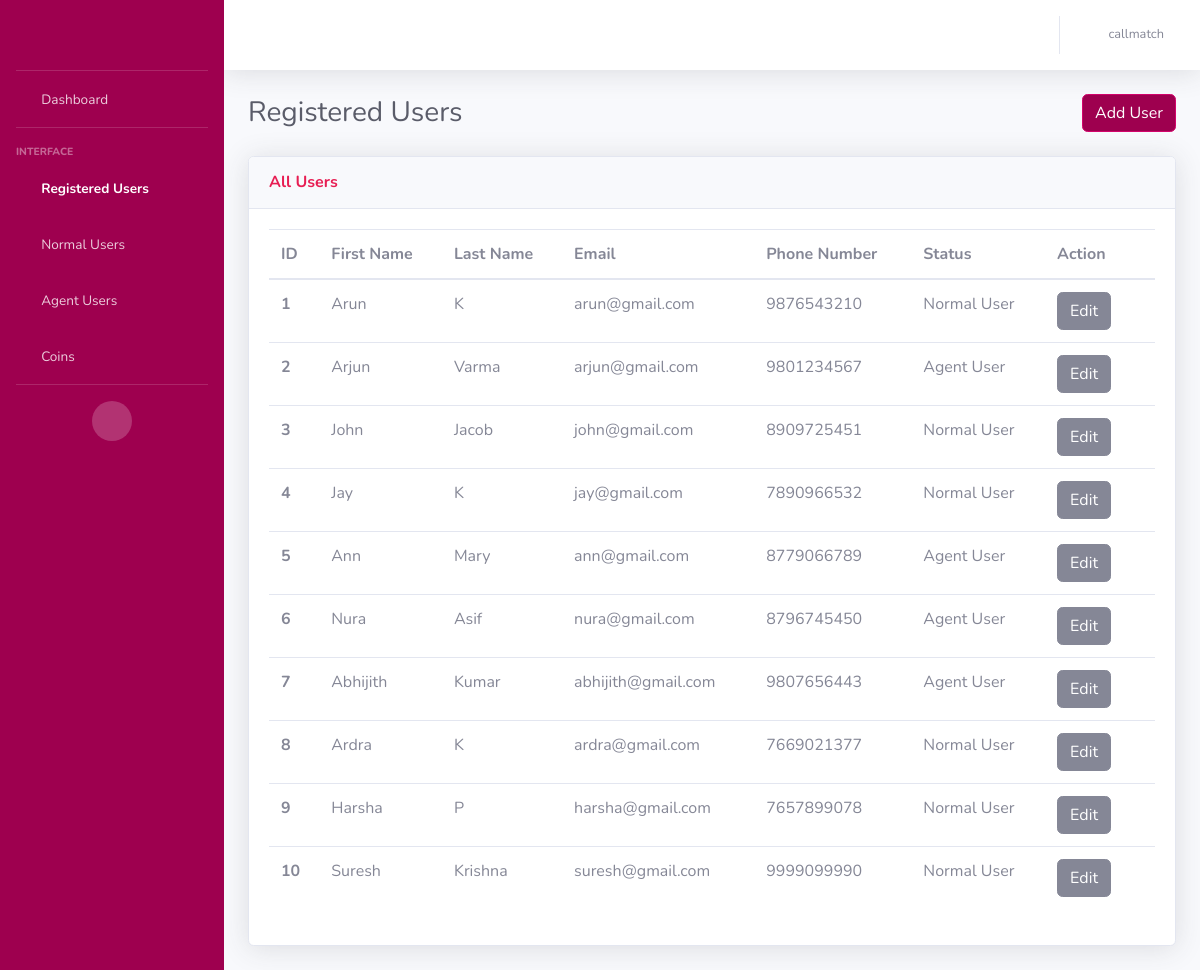
The page /users (signed in) on the database as committed earlier.
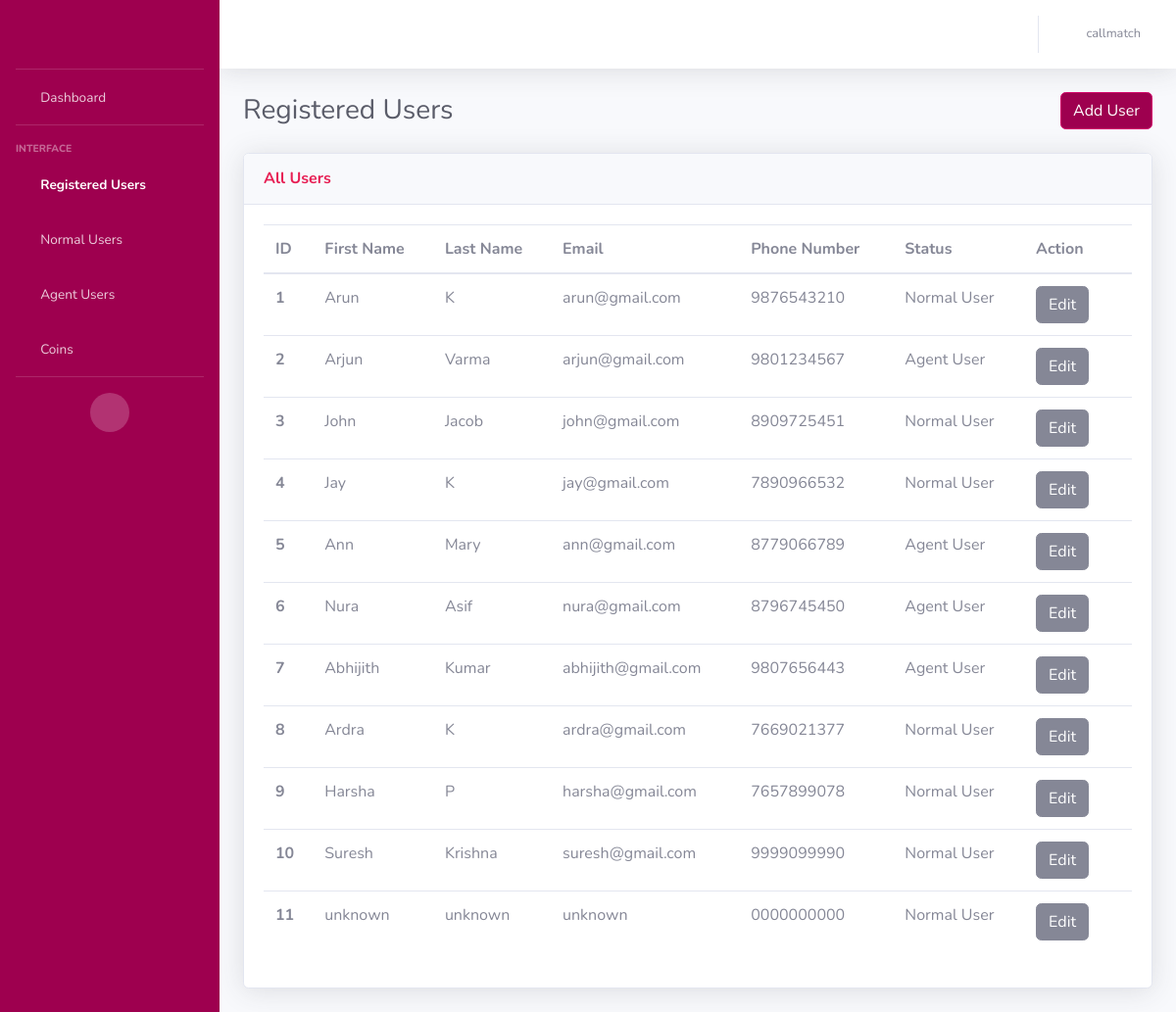
The same page on the database as committed later.
### AdminApp/models.py (models this page shows, shortened)
class CustomerModel(models.Model):
    NORMAL_USER = 'Normal User'
    AGENT_USER = 'Agent User'
    USER_STATUS_CHOICES = [
        (NORMAL_USER, 'Normal User'),
        (AGENT_USER, 'Agent User'),
    ]
    BOTH = 'Both'
    MALAYALAM = 'Malayalam'
    TAMIL = 'Tamil'
    LANGUAGE_CHOICES = [
        (BOTH, 'Both'),
        (MALAYALAM, 'Malayalam'),
        (TAMIL, 'Tamil'),
    ]
    customer_id = models.AutoField(primary_key=True)
    customer_first_name = models.CharField(max_length=100, default="unknown")
    customer_last_name = models.CharField(max_length=100, default="unknown")
    customer_email = models.EmailField(default="unknown")
    customer_contact = models.CharField(max_length=50)
    status = models.CharField(
        max_length=20,
        choices=USER_STATUS_CHOICES,
        default=NORMAL_USER,
    )
    is_online = models.BooleanField(default=False)
    languages = models.CharField(
        max_length=20,
        choices=LANGUAGE_CHOICES,
        default=BOTH,
    )
    is_existing = models.BooleanField(default=False)
    adhaar_no = models.CharField(max_length=50, default="unknown")
    rating = models.IntegerField()
    terms_conditions = models.BooleanField(default=False)
    customer_password = models.CharField(max_length=100)
    @property
    def rating(self):
        from .models import RatingModel
        rating = RatingModel.objects.filter(agent=self).aggregate(Avg('ratings')).get('ratings__avg')
        return rating if rating is not None else 0

### AdminApp/views.py (the view, shortened to what this page needs)
# urls.py: path('users', views.registered_users, name='users'),
def registered_users(request):
    username = request.session.get('user', None)
    if username is None:
        return redirect('/login')
    else:
        users = CustomerModel.objects.all()
    return render(request, 'registered_users.html', {'users': users, 'username': username})

### templates/registered_users.html (shortened to what this page needs)
<!DOCTYPE html>
<html lang="en">
<head>
    {% load static %}
    <link href="{% static 'vendor/fontawesome-free/css/all.min.css' %}" rel="stylesheet" type="text/css">
    <link href="{% static 'css/sb-admin-2.min.css' %}" rel="stylesheet">
</head>
<body id="page-top">
    <div id="wrapper">
        <ul class="navbar-nav bg-gradient-primary sidebar sidebar-dark accordion" id="accordionSidebar">
            <a class="sidebar-brand d-flex align-items-center justify-content-center" href="{% url 'home' %}">
                <div class="logo" style="background-image: url({% static 'img/call-match.png' %});"></div>
            </a>
            <hr class="sidebar-divider my-0">
            <li class="nav-item ">
                <a class="nav-link" href="{% url 'home' %}">
                    <i class="fas fa-fw fa-tachometer-alt"></i>
                    <span>Dashboard</span></a>
            </li>
            <hr class="sidebar-divider">
            <div class="sidebar-heading">
                Interface
            </div>
            <li class="nav-item active">
                <a class="nav-link" href="{% url 'users' %}">
                    <i class="fas fa-fw fa-table"></i>
                    <span>Registered Users</span></a>
            </li>
            <li class="nav-item">
                <a class="nav-link collapsed" href="#" data-toggle="collapse" data-target="#collapseUtilities"
                    aria-expanded="true" aria-controls="collapseUtilities">
                    <i class="fas fa-fw fa-users"></i>
                    <span>Normal Users</span>
                </a>
            </li>
            <li class="nav-item">
                <a class="nav-link collapsed" href="#" data-toggle="collapse" data-target="#collapseUtilities1"
                    aria-expanded="true" aria-controls="collapseUtilities1">
                    <i class="fas fa-fw fa-users"></i>
                    <span>Agent Users</span>
                </a>
            </li>
            <li class="nav-item">
                <a class="nav-link collapsed" href="#" data-toggle="collapse" data-target="#collapseUtilities2"
                    aria-expanded="true" aria-controls="collapseUtilities1">
                    <i class="fas fa-fw fa-coins"></i>
                    <span>Coins</span>
                </a>
            </li>
            <hr class="sidebar-divider">
            <div class="text-center d-none d-md-inline">
                <button class="rounded-circle border-0" id="sidebarToggle"></button>
            </div>
        </ul>
        <div id="content-wrapper" class="d-flex flex-column">
            <div id="content">
                <nav class="navbar navbar-expand navbar-light bg-white topbar mb-4 static-top shadow">
                    <ul class="navbar-nav ml-auto">
                        <li class="nav-item dropdown no-arrow">
                            <a class="nav-link dropdown-toggle" href="#" id="userDropdown" role="button"
                                data-toggle="dropdown" aria-haspopup="true" aria-expanded="false">
                                <i class="fas fa-fw fa-user"></i>
                                <span class="mr-2 d-none d-lg-inline text-gray-600 small">{{username}}</span>
                            </a>
                        </li>
                    </ul>
                </nav>
                <div class="container-fluid">
                    <div class="d-sm-flex align-items-center justify-content-between mb-4">
                        <h1 class="h3 mb-0 text-gray-800">Registered Users</h1>
                        <div>
                            <a href="{%url 'add_user' %}" class="btn btn-primary">Add User</a>
                        </div>
                    </div>
                    <div class="row">
                        <div class="col">
                            <div class="card shadow mb-4">
                                <div
                                    class="card-header py-3 d-flex flex-row align-items-center justify-content-between">
                                    <h6 class="m-0 font-weight-bold text-primary">All Users</h6>
                                </div>
                                <div class="card-body">
                                    <div class="table-responsive">
                                        <table class="table table-hover all-users">
                                          <thead>
                                            <tr>
                                              <th scope="col">ID</th>
                                              <th scope="col">First Name</th>
                                              <th scope="col">Last Name</th>
                                              <th scope="col">Email</th>
                                              <th scope="col">Phone Number</th>
                                              <th scope="col">Status</th>
                                              <th scope="col">Action</th>
                                            </tr>
                                          </thead>
                                          <tbody>
                                          {% for user in users %}
                                            <tr>
                                               <th scope="row">{{ forloop.counter }}</th>
                                              <td>{{user.customer_first_name}}</td>
                                              <td>{{user.customer_last_name}}</td>
                                              <td>{{user.customer_email}}</td>
                                              <td>{{user.customer_contact}}</td>
                                              <td>
                                                <span id="status_text_{{ user.customer_id }}">{{ user.status }}</span>
                                              </td>
                                              <td>
                                                <button id="edit_button_{{ user.customer_id }}" class="btn btn-secondary" onclick="editStatus('{{ user.customer_id }}')">Edit</button>
                                                <form id="delete_form_{{ user.customer_id }}" method="POST" action="{% url 'delete_user' %}" style="display: inline;">
                                                    <i class="fas fa-trash" onclick="document.getElementById('delete_form_{{ user.customer_id }}').submit();" style="cursor: pointer;"></i>
                                                </form>
                                              </td>
                                            </tr>
                                          {% endfor %}
                                          </tbody>
                                        </table>
                                    </div>
                                </div>
                            </div>
                        </div>
                    </div>
                </div>
            </div>
        </div>
    </div>
</body>
</html>

### templates/registered_users.html (style rules this page uses)
.logo { height:2rem; width:8rem; background-position: center; background-size: cover; background-repeat: no-repeat; }

Rows that differ between the two databases and show on the page:
added CustomerModel: customer_first_name "unknown", customer_last_name "unknown", customer_email "unknown", customer_contact "0000000000", status "Normal User"
